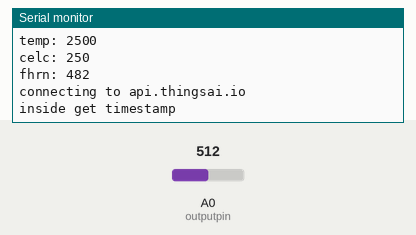
A program run on a simulated ESP8266 (NodeMCU). On the bench: the last lines printed to the serial monitor. The inputs (shaded band) are chosen by the test bench; at power-on: A0 (outputpin) = 512. WiFi joins after 1.5 s; servers stay silent unless stated; uploads are accepted with an empty reply.

Above: at 2.7 s.
2.8 s: A0 (outputpin) set to 716
At 3.9 s:
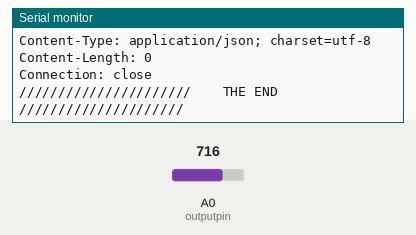
8.2 s: A0 (outputpin) set to 900
At 12.02 s:
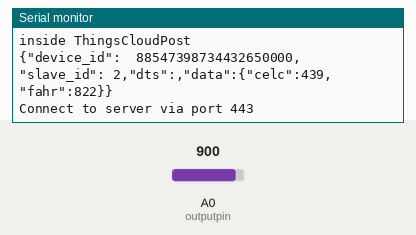
Timing chart, 0 to 13.5 s (numbered marks = the images above; inputs shaded):
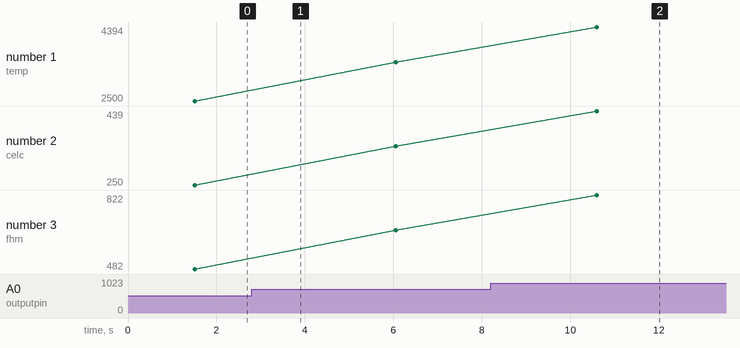

Measured:
- after the input at 8.2 s, the serial monitor: prints a new line after 2.4 s (image 2)
- plotted number 1: 2500 → 3496 after the input at 2.8 s, 3496 → 4394 after the input at 8.2 s
- plotted number 2: 250 → 349 after the input at 2.8 s, 349 → 439 after the input at 8.2 s
- plotted number 3: 482 → 660 after the input at 2.8 s, 660 → 822 after the input at 8.2 s

The program:

main.cpp
```cpp
#include <Arduino.h>
#include <SoftwareSerial.h>
SoftwareSerial mySerial(12, 13); // RX, TX

#include <ESP8266WiFi.h>          //https://github.com/esp8266/Arduino
#include <DNSServer.h>
#include <ESP8266WebServer.h>
#include "WiFiManager.h"          //https://github.com/tzapu/WiFiManager
#include <WiFiClientSecure.h>

int count=0,i,m,j,k;
int t,t1,t2,t3;
int outputpin= A0;//ds18b20

//////////////////////////////////////// ALL DECLARATIONS for CLOUD //////////////////////////////
const char* host = "api.thingsai.io";                                 // OR host = devapi2.thethingscloud.com
const char* post_url = "/devices/deviceData";       // OR /api/v2/thingscloud2/_table/data_ac
const char* time_server = "baas.thethingscloud.com";             //this is to convert timestamp
const int httpPort = 80;
const int httpsPort = 443;
const char*  server = "api.thingsai.io";  // Server URL

char timestamp[10];

WiFiClient client;

/////////////////////////////////////////////////////////////////////////////////////////////////////////
void configModeCallback (WiFiManager *myWiFiManager)  {
  Serial.println("Entered config mode");                 //*-*-*-*-*-*-*-*-*-*-*-*-*-*if control enters this function then net is not connected
  Serial.println(WiFi.softAPIP());                       // "WiFi.softAPIP() is for AP" , "WiFi.localIP() is for STA",
  Serial.println(myWiFiManager->getConfigPortalSSID());  //if you used auto generated SSID, print it
}
/////////////////////////////////////// TIMESTAMP CALCULATION function///////////////////////////////////////
int GiveMeTimestamp() {
  unsigned long timeout = millis();

  while (client.available() == 0) {
    if (millis() - timeout > 50000) {
      client.stop();
      return 0;
    }
  }

  while (client.available()) {
    String line = client.readStringUntil('\r');                    //indexOf() is a funtion to search for smthng , it returns -1 if not found
    // Serial.println(line);
    int pos = line.indexOf("\"timestamp\"");                       //search for "\"timestamp\"" from beginning of response got and copy all data after that , it'll be your timestamp
    if (pos >= 0) {
      int j = 0;
      for(j=0;j<10;j++) {
        timestamp[j] = line[pos + 12 + j];
      }
    }
  }
}

void setup() {
  Serial.begin(115200);     //(19200,SERIAL_8E1) - data size = 8 bits , parity = Even , stop bit =  1bit
  mySerial.begin(115200);
  WiFiManager wifiManager;

  wifiManager.setAPCallback(configModeCallback);

  if(!wifiManager.autoConnect("NodeMCU","15002000"))                   //wifiManager.autoConnect("AP-NAME", "AP-PASSWORD"); (OR) wifiManager.autoConnect("AP-NAME"); only ID no password (OR) wifiManager.autoConnect(); this will generate a ID by itself
  {
    Serial.println("failed to connect and hit timeout");     //control comes here after long time of creating Access point "NodeMCU" by NodeMCU and still it has not connected
    //reset and try again, or maybe put it to deep sleep
    ESP.reset();
    delay(1000);
  }

  //if you come here you have connected to the WiFi
  Serial.println("connected...yeey :");
}

void loop()
{
  int analogValue = analogRead(outputpin);
  {
    /////////////////////////////////////// SEND THE QUERY AND RECEIVE THE RESPONSE///////////////////////
    t1=(analogValue/1024.0) *5000;
    Serial.print("temp: ");
    Serial.println(t1);

    t2=(t1/10);
    Serial.print("celc: ");
    Serial.println(t2);

    t3=((t2 * 9)/5 + 32);
    Serial.print("fhrn: ");
    Serial.println(t3); //break;

    Serial.print("connecting to ");
    Serial.println(host);                          //defined upside :- host = devapi2.thethingscloud.com or 139.59.26.117
    ///////////////////////////////////// TIMESTAMP CODE SNIPPET /////////////////////////

    Serial.println("inside get timestamp\n");
    if (!client.connect(time_server, httpPort)) {
      return;                                                        //*-*-*-*-*-*-*-*-*-*
    }

    client.println("GET /api/timestamp HTTP/1.1");                            //Whats this part doing, i didnt get
    client.println("Host: baas.thethingscloud.com");
    client.println("Cache-Control: no-cache");
    // client.println("Postman-Token: ea3c18c6-09ba-d049-ccf3-369a22a284b8");
    client.println();

    GiveMeTimestamp();                        //it'll call the function which will get the timestamp response from the server
    Serial.println("timestamp receieved");
    Serial.println(timestamp);
    ///////////////////////////////////////////////////////////////////////////////

    Serial.println("inside ThingsCloudPost");
    String PostValue = "{\"device_id\":  88547398734432650000, \"slave_id\": 2";
    PostValue = PostValue + ",\"dts\":" +timestamp;
    PostValue = PostValue +",\"data\":{\"celc\":" + t2 +",\"fahr\":" + t3 +"}"+"}";

    Serial.println(PostValue);

    /* create an instance of WiFiClientSecure */
    WiFiClientSecure client;

    Serial.println("Connect to server via port 443");

    if (!client.connect(server, 443)) {
        Serial.println("Connection failed!");
    } else {
        Serial.println("Connected to server!");
        /* create HTTP request */

        client.println("POST /devices/deviceData HTTP/1.1");
        client.println("Host: api.thingsai.io");
        //client.println("Connection: close");
        client.println("Content-Type: application/json");
        client.println("cache-control: no-cache");
        client.println("Authorization: Bearer eyJ0eXAiOiJKV1QiLCJhbGciOiJIUzI1NiJ9.IjVhMzBkZDFkN2QwYjNhNGQzODkwYzQ4OSI.kaY6OMj5cYlWNqC2PNTkXs9PKy6_m9tdW5AG7ajfVlY");
        client.print("Content-Length: ");
        client.println(PostValue.length());
        client.println();
        client.println(PostValue);
        //////////////////////////////////POSTING the data on to the cloud is done and now get the response form cloud server//////////////////
        Serial.print("Waiting for response ");
        while (!client.available()) {
            delay(50); //
            Serial.print(".");
        }
        /* if data is available then receive and print to Terminal */
        while (client.available()) {
            char c = client.read();
            Serial.write(c);
        }

        /* if the server disconnected, stop the client */
        if (!client.connected()) {
            Serial.println();
            Serial.println("Server disconnected");
            client.stop();
        }
    }
    Serial.println("//////////////////////    THE END     /////////////////////");
    delay(3000);
  }
}
```
